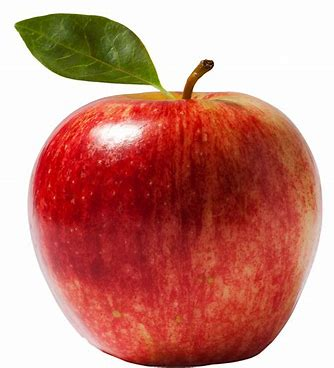
#> input picture assets/apple.jpeg, 334 x 368 px
$ python -i esqueleto.py   (imports and definitions only)
#> lines starting #> are read from the running program, lines starting #| are printed output that depends on the picture; after the words box and inside, x2 and y2 are one past the last pixel; in counts of white or black regions, pixels touching at a corner belong together
#> further down, picture is the input picture: shape (368, 334, 3); mean B, G, R 126.1, 136.7, 200.4
import cv2
import numpy as np


def skeletonize(frame):
    """
    Skeletonize the objects in the frame.
    Args:
        frame (numpy.ndarray): The input video frame.
    Returns:
        numpy.ndarray: Skeletonized frame.
    """
    gray = cv2.cvtColor(frame, cv2.COLOR_BGR2GRAY)
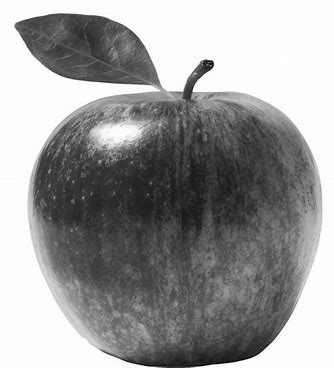
#> gray: shape (368, 334); min 5, max 255, mean 154.6
    _, binary = cv2.threshold(gray, 127, 255, cv2.THRESH_BINARY)
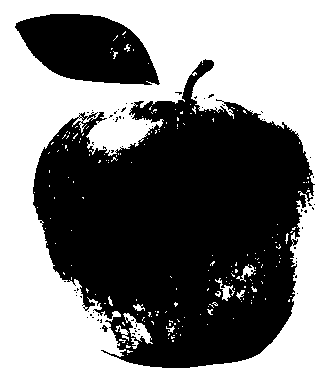
#> binary: shape (368, 334); 49.3% white; 205 white regions (191 under 20 px), largest, box (x1, y1, x2, y2) and area: (0, 0, 334, 368) 59055, (123, 313, 153, 344) 331, (215, 278, 235, 301) 139
    skeleton = np.zeros_like(binary)
    element = cv2.getStructuringElement(cv2.MORPH_CROSS, (3, 3))

    while True:
        eroded = cv2.erode(binary, element)
        temp = cv2.dilate(eroded, element)
        temp = cv2.subtract(binary, temp)
        skeleton = cv2.bitwise_or(skeleton, temp)
        binary = eroded.copy()

        if cv2.countNonZero(binary) == 0:
            break
#> this loop made 169 passes
#> pass 1, in skeletonize, `eroded = cv2.erode(binary, element)`:
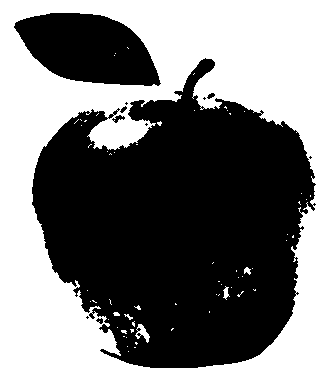
#> eroded: shape (368, 334); 46.3% white; 64 white regions (58 under 20 px), largest, box (x1, y1, x2, y2) and area: (0, 0, 334, 368) 56464, (135, 324, 150, 343) 123, (223, 286, 230, 300) 49, (244, 267, 251, 275) 36, (124, 314, 133, 320) 23, (113, 312, 120, 316) 22
#> pass 1, in skeletonize, `temp = cv2.dilate(eroded, element)`:
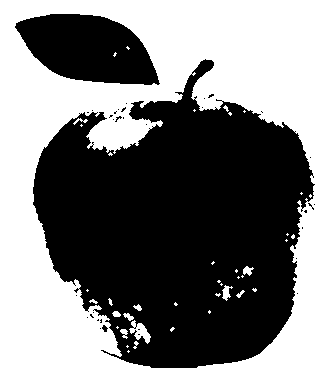
#> temp: shape (368, 334); 48.2% white; 41 white regions (28 under 20 px), largest, box (x1, y1, x2, y2) and area: (0, 0, 334, 368) 58379, (129, 320, 151, 344) 240, (222, 285, 233, 301) 89
#> pass 1, in skeletonize, `temp = cv2.subtract(binary, temp)`:
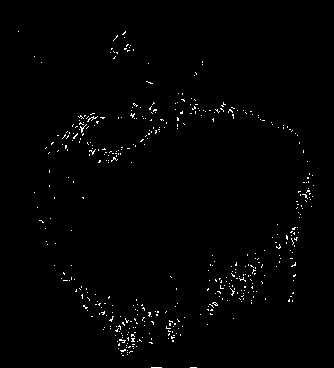
#> temp: shape (368, 334); 1% white in thin lines or dots, all inside (x1, y1, x2, y2) = (18, 31, 314, 368)
#> pass 2, in skeletonize, `eroded = cv2.erode(binary, element)`:
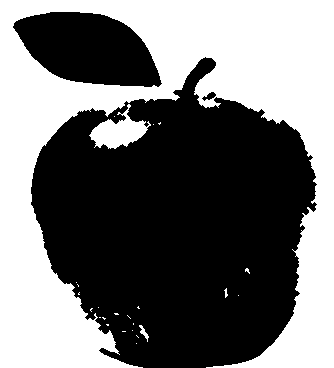
#> eroded: shape (368, 334); 44.6% white; 25 white regions (21 under 20 px), largest, box (x1, y1, x2, y2) and area: (0, 0, 334, 368) 53328, (89, 104, 151, 149) 1273, (139, 325, 149, 342) 59, (224, 288, 228, 298) 21
#> after the loop: binary: shape (368, 334); every value is 0
#> after the loop:
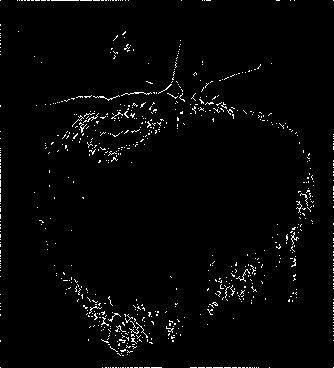
#> skeleton: shape (368, 334); 2.1% white in thin lines or dots

    return cv2.cvtColor(skeleton, cv2.COLOR_GRAY2BGR)
#> returned value: shape (368, 334, 3); 2.1% white in thin lines or dots

>>> import cv2
>>> picture = cv2.imread('../assets/apple.jpeg')
>>> result = skeletonize(picture)
